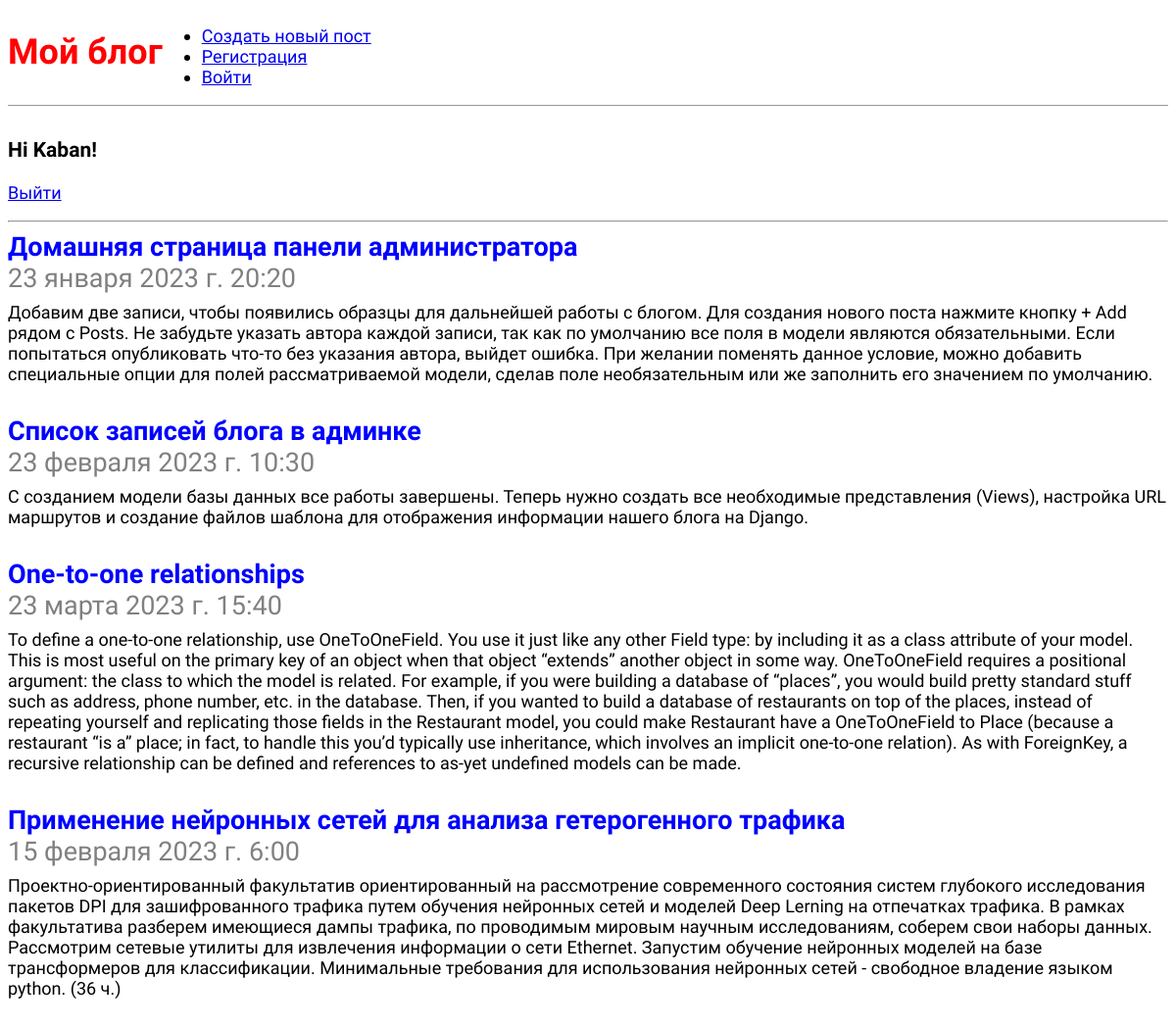
The app's page / (signed in), older data.
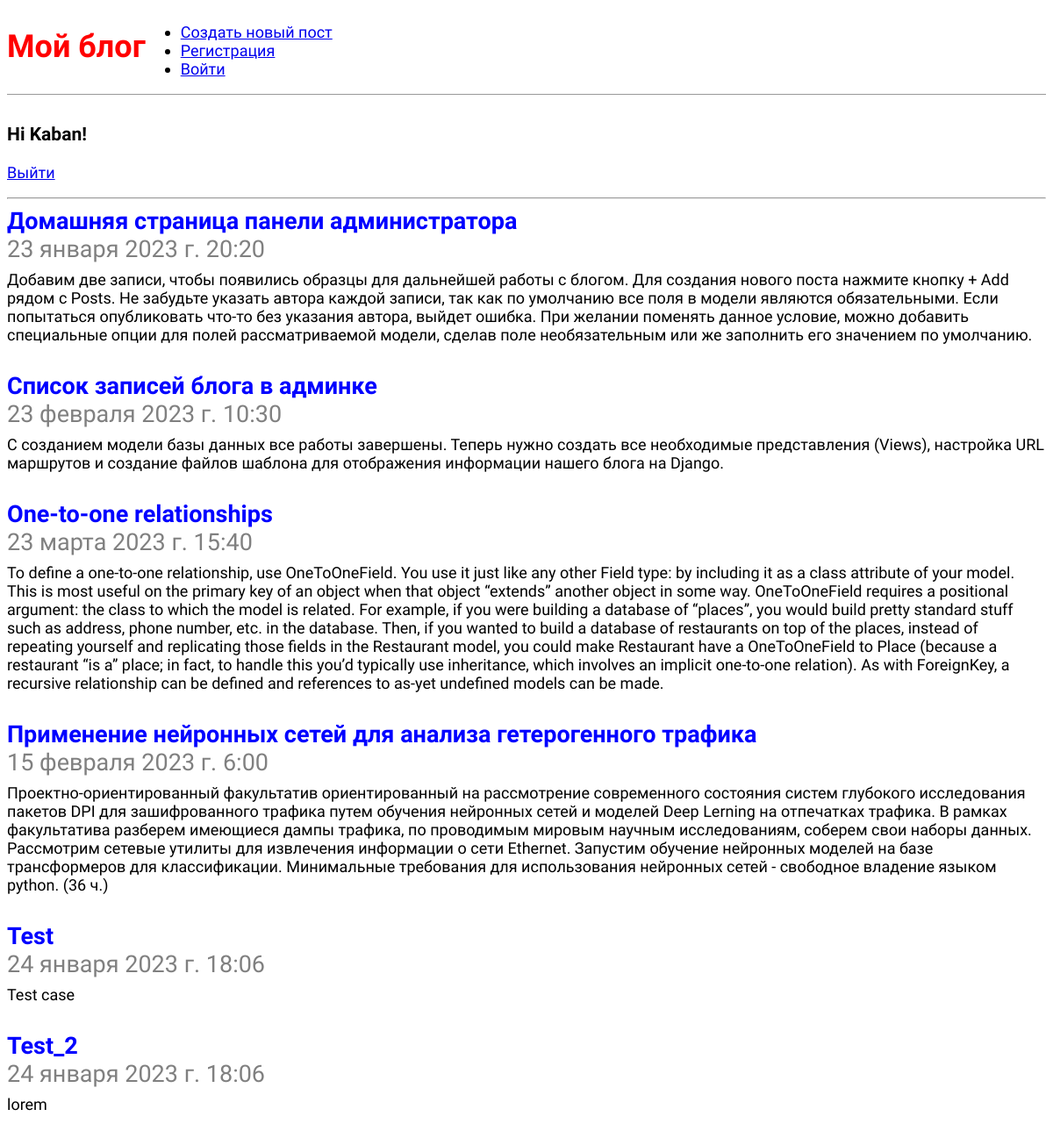
The same page, newer data.
### blog/models.py (models this page shows, shortened)
class Post(models.Model):
    title = models.CharField(max_length=200)  # Строковое поле, для строк малого и большого размера.
    author = models.ForeignKey(
        'auth.User',
        on_delete=models.CASCADE,  # Если удалиться пользователь, то и его статьи удаляться(каскадное отношение)
    )
    body = models.TextField()  # Большое текстовое поле
    time_create = models.DateTimeField(default=datetime.datetime.now())

### blog/views.py (the view)
# urls.py: path("", BlogListView.as_view(), name='home'),
class BlogListView(ListView):
    model = Post
    template_name = 'home.html'

### templates/home.html
{% extends 'base.html' %}
{% block content %}
{% if user.is_authenticated %}
  {% for post in object_list %}
    <div class="post-entry">
      <h2>
        <a href="{% url 'post_detail' post.pk %}">{{ post.title }}</a>
        <p style="color: grey">{{ post.time_create }}</p>
      </h2>
      <p>{{ post.body }}</p>
    </div>
  {% endfor %}
{% endif %}
{% endblock content %}

Row changes from the older to the newer data that the page shows:
added Post: title "Test", time_create "24 января 2023 г. 18:06", body "Test case"
added Post: title "Test_2", time_create "24 января 2023 г. 18:06", body "lorem"
